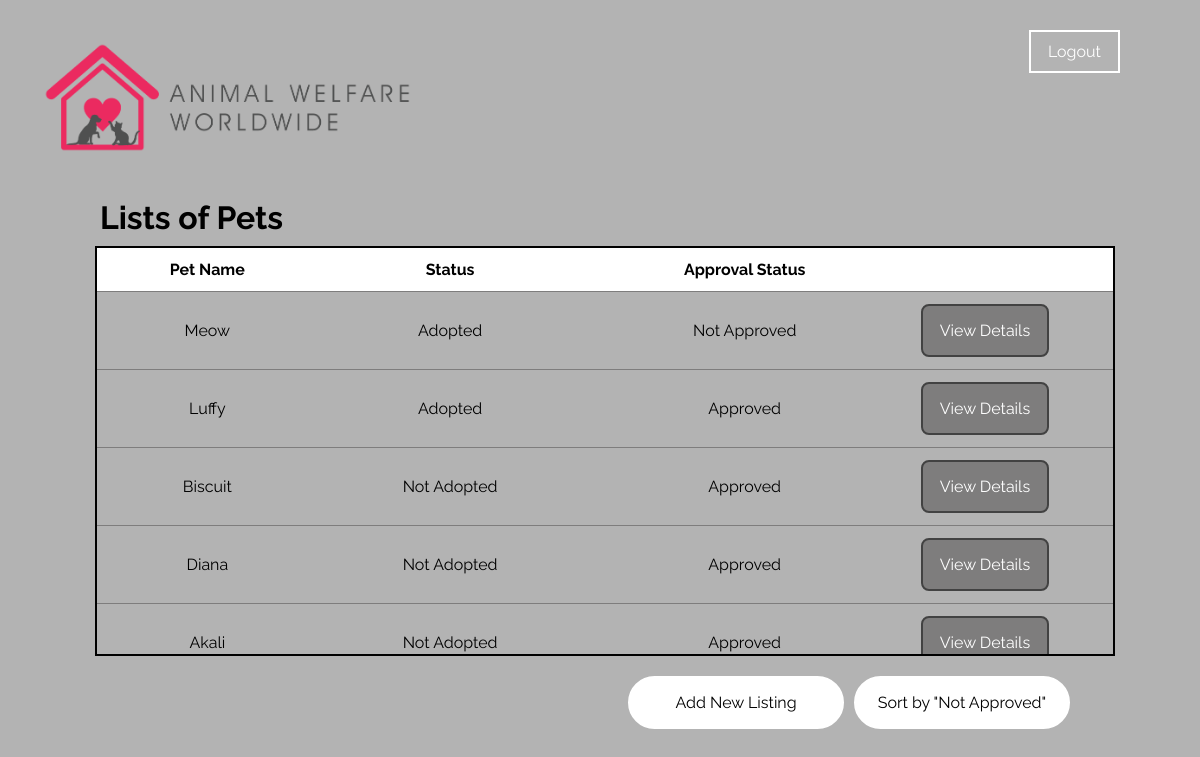
Screenshot of /admin-view-all.php (signed in) with the database file from the repository.
### tables this page shows
CREATE TABLE IF NOT EXISTS `listing_t` (
  `id` int(11) NOT NULL AUTO_INCREMENT,
  `Name` varchar(255) NOT NULL,
  `Breed` varchar(255) NOT NULL,
  `imageurl` varchar(255) NOT NULL,
  `Age` varchar(255) NOT NULL,
  `Type` varchar(255) NOT NULL,
  `Location` varchar(255) NOT NULL,
  `Description` varchar(255) NOT NULL,
  `Gender` varchar(7) NOT NULL,
  `SurrenderID` int(11) NOT NULL,
  `Status` varchar(12) NOT NULL DEFAULT 'Not Adopted',
  `Approval` varchar(15) NOT NULL DEFAULT 'Not Approved',
  PRIMARY KEY (`id`),
  KEY `SurrenderID` (`SurrenderID`)
);

### admin-view-all.php (the view, shortened to what this page needs)
<?php
include "conn.php";
?>
<!DOCTYPE html>
<html lang="en">
<head>
    <link rel="stylesheet" href="css\admin-style.css" />
</head>
<body>
    <div class="main-container">
        <div class="image-container">
            <img src="img/Black AWW logo.png" alt="AWW logo" id="smaller-logo">
            <a href="admin-logout.php"><button class="logout-btn">Logout</button></a>
        </div>
        <h1>Lists of Pets</h1>
        <div class="listing-edit-container">
            <table class="listing-edit-table">
                <tr>
                    <th>Pet Name</th>
                    <th>Status</th>
                    <th>Approval Status</th>
                    <th></th>
                </tr>
                <?php
                    $petsql = "SELECT * FROM listing_t";
                    $petQuery = mysqli_query ($conn, $petsql);
                    if (mysqli_num_rows($petQuery) > 0) {
                        while ($row = mysqli_fetch_assoc($petQuery)) {
                            echo '<tr>
                                <td>'.$row['Name'].'</td>
                                <td>'.$row['Status'].'</td>
                                <td>'.$row['Approval'].'</td>
                                <td>
                                 <a href="admin-view.php?id='.$row["id"].'"><button class="view-button">View Details</button></a>
                                 </td>';
                        }
                    }
                ?>
            </table>
        </div>
        <div class="button-container">
            <a href="admin-view-not-approved.php"><button class="sort-button button-not">Sort by "Not
                    Approved"</button></a>
            <button class="sort-button button-not"
                onclick="document.getElementById('open-add-new').style.display='flex';">Add New Listing</button>
        </div>
    </div>
</body>
</html>

### css/admin-style.css (style rules this page uses)
* { margin: 0; padding: 0; box-sizing: border-box; font-family: "Raleway", sans-serif; overflow: hidden; }
body { background-color: rgb(179, 179, 179); }
.main-container { width: 100%; display: flex; flex-direction: column; }
.main-container h1 { position: relative; margin-bottom: 10px; left: 100px; }
.logout-btn { position: relative; float: right; color: white; background-color: transparent; padding: 10px 5px; font-size: 1em; margin: 0px 50px 10px 0px; border: 2px solid white; cursor: pointer; width: 8%; }
.button-container a { width: 0; height: 0; }
.button-container { margin-right: 120px; }
.sort-button { position: relative; float: right; color: black; background-color: white; padding: 15px 12px; font-size: 1em; margin: 0px 10px 10px 0px; border: 2px solid white; border-radius: 2em; cursor: pointer; width: 10%; }
.button-not { width: 20%; }
#smaller-logo { width: 400px; height: auto; }
.image-container { margin: 30px; height: auto; }
.listing-edit-container { width: 85%; height: 410px; margin: 0px 95px 20px 95px; overflow: auto; border: 2px solid black; }
.listing-edit-table { text-align: center; width: 100%; border-collapse: collapse; }
.listing-edit-table tr { border-bottom: 1px solid #7e7d7d; }
.listing-edit-table th, .listing-edit-table td { padding: 12px; }
.listing-edit-table th { background-color: white; }
.listing-edit-table td { word-wrap: break-word; }
.view-button { color: white; background-color: #7e7d7d; padding: 15px 12px; margin-left: -50px; font-size: 1em; border: 2px solid #424242; border-radius: 0.5em; cursor: pointer; width: 70%; }

### rows the page displays
listing_t: Name "Meow", Status "Adopted", Approval "Not Approved"
listing_t: Name "Luffy", Status "Adopted", Approval "Approved"
listing_t: Name "Biscuit", Status "Not Adopted", Approval "Approved"
listing_t: Name "Diana", Status "Not Adopted", Approval "Approved"
listing_t: Name "Akali", Status "Not Adopted", Approval "Approved"
